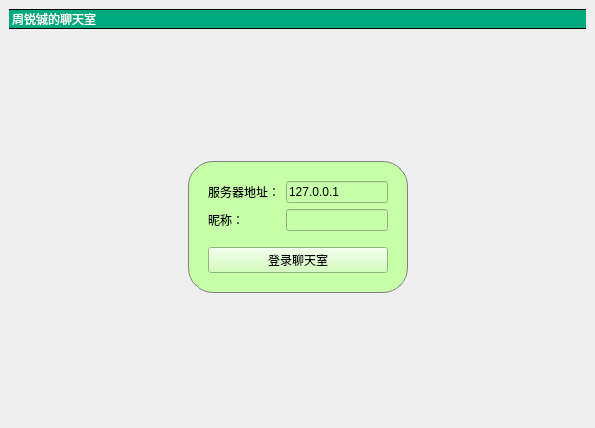
<?xml version="1.0" encoding="UTF-8"?>
<ui version="4.0">
 <class>MainWindow</class>
 <widget class="QMainWindow" name="MainWindow">
  <property name="geometry">
   <rect>
    <x>0</x>
    <y>0</y>
    <width>595</width>
    <height>428</height>
   </rect>
  </property>
  <property name="windowTitle">
   <string>聊天室客户端</string>
  </property>
  <property name="styleSheet">
   <string notr="true">#titleLabel {
    background: white;
    border: none;
    border-bottom: 1px solid black;
    border-top: 1px solid black;
    font: 24pt &quot;黑体&quot;;
    color: rgba(255, 255, 255, 1);
    background-color: rgba(0, 170, 127, 255);
}

#mainFrame {
    background: white;
    border: none;
}

#loginFrame {
    background: linear-gradient(to top, rgba(0, 170, 127, 0.2), rgba(0, 170, 127, 0.2));
    border: 1px solid gray;
    padding: 10px;
    border-radius: 25px;
}</string>
  </property>
  <widget class="QWidget" name="centralwidget">
   <layout class="QVBoxLayout" name="verticalLayout">
    <item>
     <widget class="QLabel" name="titleLabel">
      <property name="styleSheet">
       <string notr="true">#titleLabel {
    background: white;
    border: none;
    border-bottom: 1px solid black;
    border-top: 1px solid black;
    font: 24pt &quot;黑体&quot;;
    color: rgba(255, 255, 255, 1);
    background-color: rgba(0, 170, 127, 255);
}

#mainFrame {
    background: white;
    border: none;
}

#loginFrame {
    background: linear-gradient(to top, rgba(0, 170, 127, 0.2), rgba(0, 170, 127, 0.2));
    border: 1px solid gray;
    padding: 10px;
    border-radius: 25px;
}</string>
      </property>
      <property name="text">
       <string>周锐铖的聊天室</string>
      </property>
     </widget>
    </item>
    <item>
     <widget class="QStackedWidget" name="stackedWidget">
      <property name="autoFillBackground">
       <bool>true</bool>
      </property>
      <property name="currentIndex">
       <number>1</number>
      </property>
      <widget class="QWidget" name="chatPage">
       <layout class="QVBoxLayout" name="verticalLayout_3">
        <item>
         <layout class="QHBoxLayout" name="horizontalLayout">
          <item>
           <widget class="QTextEdit" name="roomtextEdit"/>
          </item>
          <item>
           <widget class="QListWidget" name="userlistWidget">
            <property name="maximumSize">
             <size>
              <width>120</width>
              <height>16777215</height>
             </size>
            </property>
           </widget>
          </item>
         </layout>
        </item>
        <item>
         <layout class="QHBoxLayout" name="horizontalLayout_2">
          <item>
           <widget class="QLineEdit" name="saylineEdit"/>
          </item>
          <item>
           <widget class="QPushButton" name="sayButton">
            <property name="text">
             <string>发送</string>
            </property>
           </widget>
          </item>
          <item>
           <widget class="QPushButton" name="layoutButton">
            <property name="text">
             <string>退出</string>
            </property>
           </widget>
          </item>
         </layout>
        </item>
       </layout>
      </widget>
      <widget class="QWidget" name="loginPage">
       <layout class="QGridLayout" name="gridLayout">
        <item row="0" column="1">
         <spacer name="verticalSpacer_2">
          <property name="orientation">
           <enum>Qt::Orientation::Vertical</enum>
          </property>
          <property name="sizeHint" stdset="0">
           <size>
            <width>20</width>
            <height>123</height>
           </size>
          </property>
         </spacer>
        </item>
        <item row="1" column="0">
         <spacer name="horizontalSpacer">
          <property name="orientation">
           <enum>Qt::Orientation::Horizontal</enum>
          </property>
          <property name="sizeHint" stdset="0">
           <size>
            <width>175</width>
            <height>20</height>
           </size>
          </property>
         </spacer>
        </item>
        <item row="1" column="1">
         <widget class="QFrame" name="loginFrame">
          <property name="styleSheet">
           <string notr="true">background-color: rgb(199, 255, 169)</string>
          </property>
          <property name="frameShape">
           <enum>QFrame::Shape::StyledPanel</enum>
          </property>
          <property name="frameShadow">
           <enum>QFrame::Shadow::Raised</enum>
          </property>
          <layout class="QVBoxLayout" name="verticalLayout_2">
           <item>
            <layout class="QFormLayout" name="mainFrame">
             <item row="0" column="0">
              <widget class="QLabel" name="label_2">
               <property name="text">
                <string>服务器地址：</string>
               </property>
              </widget>
             </item>
             <item row="0" column="1">
              <widget class="QLineEdit" name="serverEdit">
               <property name="text">
                <string>127.0.0.1</string>
               </property>
              </widget>
             </item>
             <item row="1" column="0">
              <widget class="QLabel" name="label_3">
               <property name="text">
                <string>昵称：</string>
               </property>
              </widget>
             </item>
             <item row="1" column="1">
              <widget class="QLineEdit" name="usernameEdit"/>
             </item>
            </layout>
           </item>
           <item>
            <spacer name="verticalSpacer">
             <property name="orientation">
              <enum>Qt::Orientation::Vertical</enum>
             </property>
             <property name="sizeType">
              <enum>QSizePolicy::Policy::Fixed</enum>
             </property>
             <property name="sizeHint" stdset="0">
              <size>
               <width>20</width>
               <height>10</height>
              </size>
             </property>
            </spacer>
           </item>
           <item>
            <widget class="QPushButton" name="loginButton">
             <property name="text">
              <string>登录聊天室</string>
             </property>
            </widget>
           </item>
          </layout>
         </widget>
        </item>
        <item row="1" column="2">
         <spacer name="horizontalSpacer_2">
          <property name="orientation">
           <enum>Qt::Orientation::Horizontal</enum>
          </property>
          <property name="sizeHint" stdset="0">
           <size>
            <width>174</width>
            <height>20</height>
           </size>
          </property>
         </spacer>
        </item>
        <item row="2" column="1">
         <spacer name="verticalSpacer_3">
          <property name="orientation">
           <enum>Qt::Orientation::Vertical</enum>
          </property>
          <property name="sizeHint" stdset="0">
           <size>
            <width>20</width>
            <height>123</height>
           </size>
          </property>
         </spacer>
        </item>
       </layout>
      </widget>
     </widget>
    </item>
   </layout>
  </widget>
 </widget>
 <resources/>
 <connections/>
</ui>
